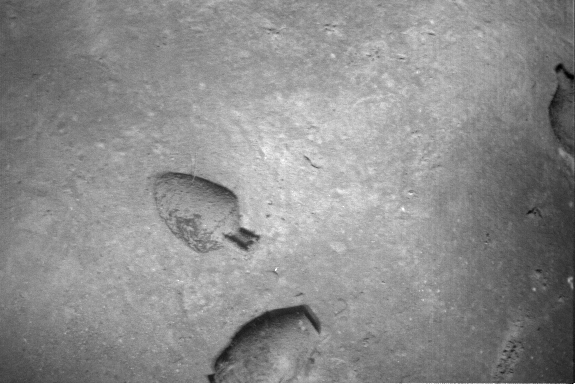
#> input picture Image Registration and Odometry in Underwater/Images/6Images/1.tif, 576 x 384 px, found by its file name; its folder holds only this picture in this run
$ jupyter execute HW3_6images.ipynb
#> lines starting #> are read from the running program, lines starting #| are printed output that depends on the picture; after the words box and inside, x2 and y2 are one past the last pixel; in counts of white or black regions, pixels touching at a corner belong together
[cell 1]
import os
import cv2
import numpy as np
import matplotlib.pyplot as plt

# Folder containing image pairs
# image_folder = 'E:/AFR/HW#3/6Images'
image_folder = 'Images/6Images'

# Get a list of image files in the folder
image_files = [f for f in os.listdir(image_folder) if f.lower().endswith(('.png', '.jpg', '.tif', '.bmp'))]

# Sort the image files to ensure they are in the correct order
image_files.sort()  # Sort the image files

# Initialize an empty list to store the loaded and normalized images
images = []

# Initialize CLAHE (Contrast Limited Adaptive Histogram Equalization)
# Increase cliplimit helps in panorama (default is 2)
clahe = cv2.createCLAHE(clipLimit=2.0, tileGridSize=(8, 8))  # Adjust parameters as needed

# Load and enhance each image file individually
for img_file in image_files:
    img_path = os.path.join(image_folder, img_file)
    image = cv2.imread(img_path)
#> image is the input picture: shape (384, 576, 3); min 0, max 255, mean 140.8

    # Apply CLAHE for local contrast enhancement
    lab_image = cv2.cvtColor(image, cv2.COLOR_BGR2LAB)
#> lab_image: shape (384, 576, 3); mean of channels 0, 1, 2 148.6, 128, 128
    l_channel, a_channel, b_channel = cv2.split(lab_image)
#> a_channel: shape (384, 576); every value is 128
    l_channel = clahe.apply(l_channel)
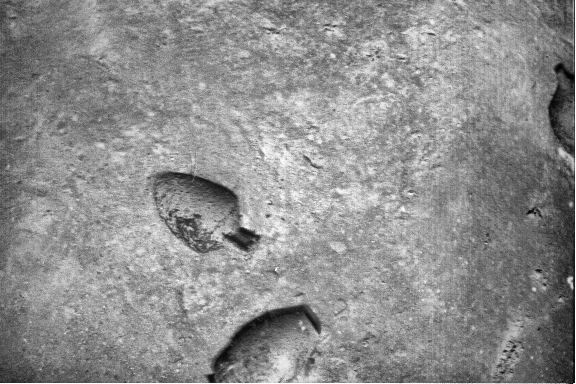
#> l_channel: shape (384, 576); min 1, max 255, mean 142.5
    enhanced_lab_image = cv2.merge((l_channel, a_channel, b_channel))
#> enhanced_lab_image: shape (384, 576, 3); mean of channels 0, 1, 2 142.5, 128, 128
    enhanced_image = cv2.cvtColor(enhanced_lab_image, cv2.COLOR_LAB2BGR)

    images.append(enhanced_image)

# Initialize empty canvases for the left panorama
height, width, _ = images[0].shape
#> height = 384; width = 576
panorama_size = (width * 2, height * len(images))
#> panorama_size = (1152, 384)

# Initialize blank canvas for the final panorama
stitched_panorama = np.zeros((panorama_size[1], panorama_size[0], 3), np.uint8)

# Initialize lists to store keypoints and descriptors for each image
keypoints_list = []
descriptors_list = []

# Create a SIFT detector
sift = cv2.SIFT_create(nfeatures=4000, nOctaveLayers=12, contrastThreshold=0.025, sigma=1.5)

# Initialize an identity matrix as the cumulative homography matrix
cumulative_homography = np.eye(3)

# Initialize translation matrix
translation = np.array([[1, 0, panorama_size[0] / 2], [0, 1, panorama_size[1] / 2], [0, 0, 1]])
#> translation = [[1, 0, 576], [0, 1, 192], [0, 0, 1]]

# Initialize updated homographies list
updated_homographies = []

# Create masks for each image
masks = []
for image in images:
    mask = np.zeros_like(image, dtype=np.uint8)
    mask[image.sum(axis=2) > 0] = 255
    masks.append(mask)
#> this loop made 1 pass
#> mask: shape (384, 576, 3); every value is 255
#> after the loop, masks = 1 item

# Detect keypoints and compute descriptors for each image
for image in images:
    # Detect keypoints and compute descriptors
    keypoints, descriptors = sift.detectAndCompute(image, None)

    # Append keypoints and descriptors to the lists
    keypoints_list.append(keypoints)
    descriptors_list.append(descriptors)
#> after the loop, descriptors_list = 1 item; keypoints_list = 1 item

# Iterate through the remaining images to stitch them together
for i in range(len(images) - 1):
    # Match descriptors between the current image and the base image
    bf = cv2.BFMatcher()
    matches = bf.knnMatch(descriptors_list[i], descriptors_list[i + 1], k=2)

    # Apply ratio test to select good matches
    good_matches = []
    for m, n in matches:
        if m.distance < 0.7 * n.distance:
            good_matches.append(m)

    # Check if there are enough good matches to calculate the homography
    if len(good_matches) < 4:
        print(f"Image {i + 1} - Not enough good matches for homography.")
        continue

    # Calculate the homography matrix
    dst_pts = np.float32([keypoints_list[i][m.queryIdx].pt for m in good_matches]).reshape(-1, 1, 2)
    src_pts = np.float32([keypoints_list[i + 1][m.trainIdx].pt for m in good_matches]).reshape(-1, 1, 2)
    homography, mask = cv2.findHomography(src_pts, dst_pts, cv2.RANSAC, 5)

    inliers = mask.ravel().tolist()

     # Visualize matches before RANSAC
    before_ransac = cv2.drawMatches(images[i], keypoints_list[i], images[i + 1], keypoints_list[i + 1], good_matches, outImg=None)

    # Visualize matches after RANSAC (inliers)
    after_ransac = cv2.drawMatches(images[i], keypoints_list[i], images[i + 1], keypoints_list[i + 1], good_matches, outImg=None, matchesMask=inliers)

    # Create subplots
    plt.figure(figsize=(16, 6))

    plt.subplot(1, 2, 1)
    plt.title(f'Matches between Image {i + 1} and Image {i + 2} (Before RANSAC)')
    plt.text(10, 20, f'Number of Matches: {len(good_matches)}', color='yellow', fontsize=12)
    plt.imshow(cv2.cvtColor(before_ransac, cv2.COLOR_BGR2RGB))

    plt.subplot(1, 2, 2)
    plt.title(f'Matches between Image {i + 1} and Image {i + 2} (After RANSAC)')
    plt.text(10, 20, f'Number of Inliers: {(np.sum(inliers))}', color='yellow', fontsize=12)
    plt.imshow(cv2.cvtColor(after_ransac, cv2.COLOR_BGR2RGB))

    plt.show()

    # Update the cumulative homography matrix
    cumulative_homography = np.dot(cumulative_homography, homography)

    # Update the translation matrix
    updated_homography = np.dot(translation, cumulative_homography)
    updated_homographies.append(updated_homography)

   # Warp the current image using the updated homography
    temp = cv2.warpPerspective(images[i+1], updated_homography, panorama_size)

    # Blend the images using the masks
    stitched_panorama = cv2.addWeighted(stitched_panorama, 0.9, temp, 0.35, 0)
#> this loop made 0 passes
#> stitched_panorama: shape (384, 1152, 3); every value is 0
#> after the loop, updated_homographies = []


# Calculate the translation for the last image
last_image_translation = np.array([[1, 0, cumulative_homography[0, 2] -150 + panorama_size[0] / 2], [0, 1, cumulative_homography[1, 2] + panorama_size[1] / 2], [0, 0, 1]])
#> last_image_translation = [[1, 0, 426], [0, 1, 192], [0, 0, 1]]

# Warp the last image using the updated translation matrix
last_image = cv2.warpPerspective(images[-1], last_image_translation, panorama_size)
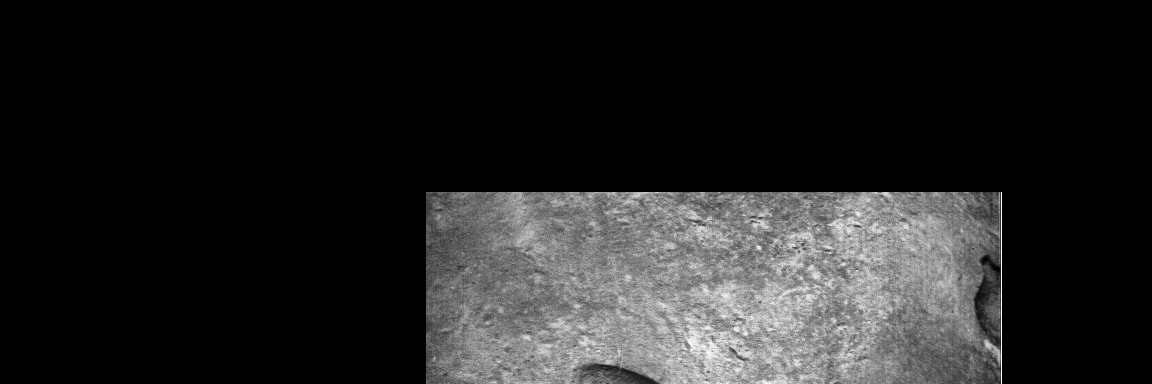
#> last_image: shape (384, 1152, 3); mean of channels 0, 1, 2 34.3, 34.3, 34.3; drawn as B, G, R

stitched_panorama = cv2.addWeighted(stitched_panorama, 0.9, last_image, 0.35, 0)
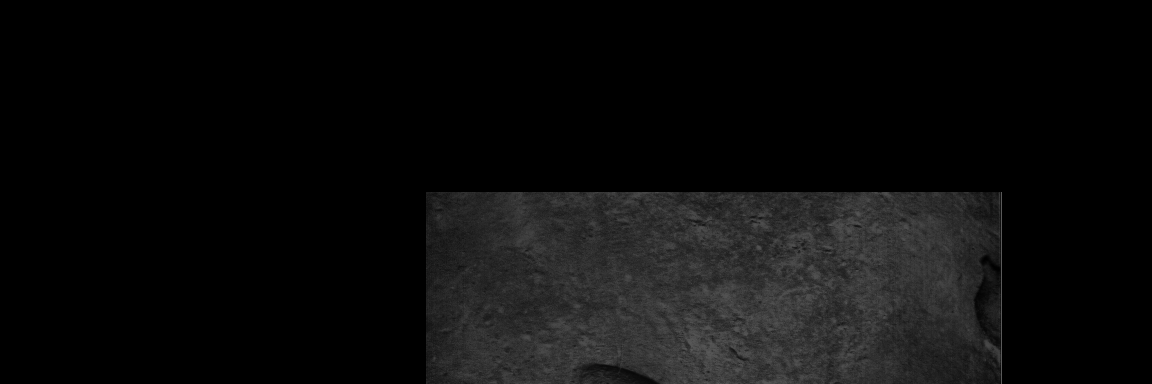
#> stitched_panorama: shape (384, 1152, 3); mean B, G, R 12, 12, 12

# Finding appropriate bounding box
yy, xx = np.where(stitched_panorama.sum(axis=2) > 0)
x_min, x_max = np.min(xx), np.max(xx)
#> x_min = 426; x_max = 1001
y_min, y_max = np.min(yy), np.max(yy)
#> y_min = 192; y_max = 383

# Crop the panorama to the bounding box region
stitched_panorama = stitched_panorama[y_min:y_max, x_min:x_max]
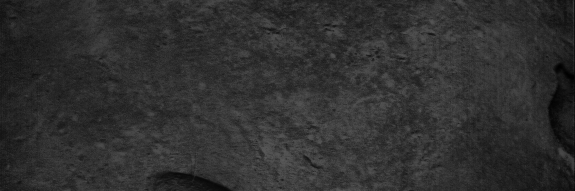
#> stitched_panorama: shape (191, 575, 3); mean B, G, R 48, 48, 48

# Display the final panorama
plt.figure(figsize=(6, 6))
plt.title('Final Panorama')
plt.imshow(cv2.cvtColor(stitched_panorama, cv2.COLOR_BGR2RGB))
plt.show()

$ run again, on Image Registration and Odometry in Underwater/Images/6Images/5.tif
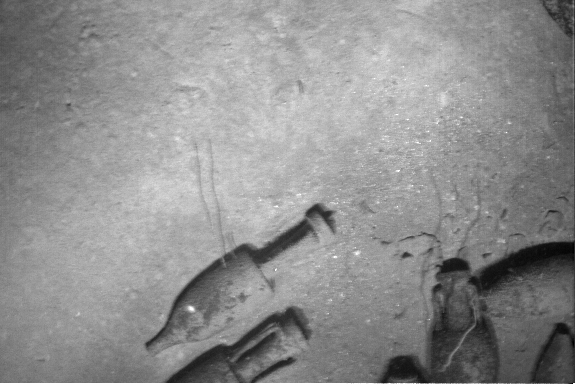
#> input picture Image Registration and Odometry in Underwater/Images/6Images/5.tif, 576 x 384 px, found by its file name
#> image is the input picture: shape (384, 576, 3); min 0, max 255, mean 142
#> lab_image: shape (384, 576, 3); mean of channels 0, 1, 2 149.5, 128, 128
#> a_channel: shape (384, 576); every value is 128
#> enhanced_lab_image: shape (384, 576, 3); mean of channels 0, 1, 2 146.9, 128, 128
#> panorama_size = (1152, 384)
#> translation = [[1, 0, 576], [0, 1, 192], [0, 0, 1]]
#> the loop `for image in images:` made 1 pass
#> after the loop `for image in images:`:
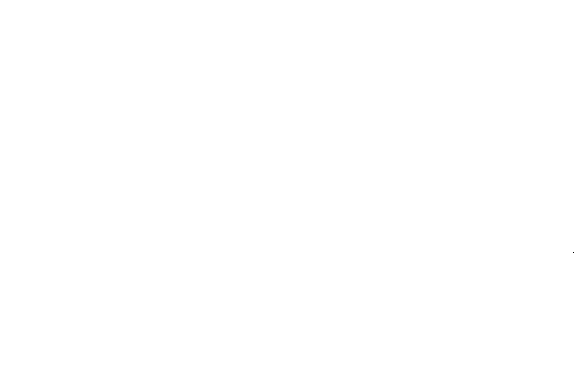
#> mask: shape (384, 576, 3); 100% white; black in thin lines or dots, all inside (x1, y1, x2, y2) = (573, 252, 574, 253)
#> after the loop `for image in images:`: masks = 1 item
#> after the loop `for i in range(len(images) - 1):`: updated_homographies = []
#> last_image_translation = [[1, 0, 426], [0, 1, 192], [0, 0, 1]]
#> x_min = 426; x_max = 1001
#> y_min = 192; y_max = 383
#> `stitched_panorama = stitched_panorama[y_min:y_max, x_min:x_max]`:
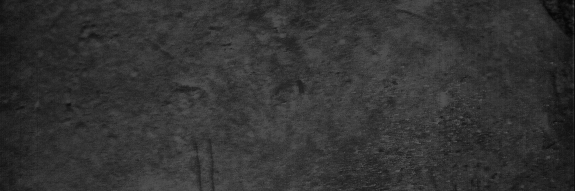
#> stitched_panorama: shape (191, 575, 3); mean B, G, R 51.1, 51.1, 51.1

$ run again, on Image Registration and Odometry in Underwater/Images/6Images/6.tif
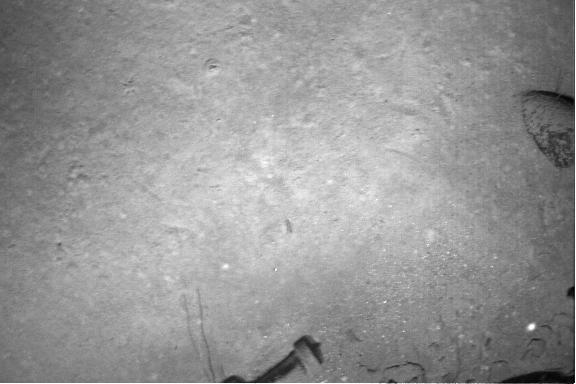
#> input picture Image Registration and Odometry in Underwater/Images/6Images/6.tif, 576 x 384 px, found by its file name
#> image is the input picture: shape (384, 576, 3); min 0, max 255, mean 149.7
#> lab_image: shape (384, 576, 3); mean of channels 0, 1, 2 157.4, 128, 128
#> a_channel: shape (384, 576); every value is 128
#> enhanced_lab_image: shape (384, 576, 3); mean of channels 0, 1, 2 149.4, 128, 128
#> panorama_size = (1152, 384)
#> translation = [[1, 0, 576], [0, 1, 192], [0, 0, 1]]
#> the loop `for image in images:` made 1 pass
#> after the loop `for image in images:`: masks = 1 item
#> after the loop `for i in range(len(images) - 1):`: updated_homographies = []
#> last_image_translation = [[1, 0, 426], [0, 1, 192], [0, 0, 1]]
#> `stitched_panorama = cv2.addWeighted(stitched_panorama, 0.9, last_image..`:
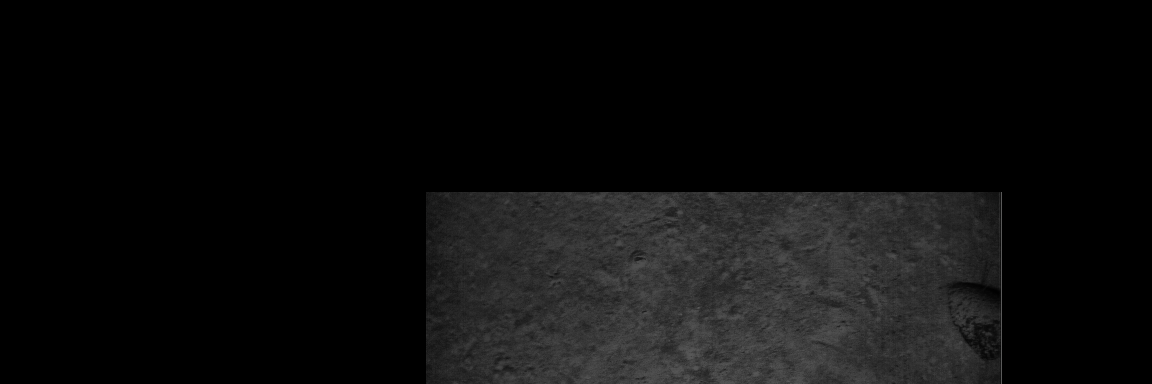
#> stitched_panorama: shape (384, 1152, 3); mean B, G, R 12.4, 12.5, 12.5
#> x_min = 426; x_max = 1001
#> y_min = 192; y_max = 383
#> `stitched_panorama = stitched_panorama[y_min:y_max, x_min:x_max]`:
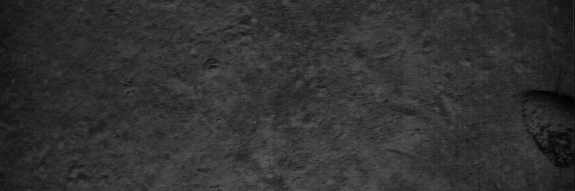
#> stitched_panorama: shape (191, 575, 3); mean B, G, R 49.7, 49.7, 49.7

$ run again, on Image Registration and Odometry in Underwater/Images/6Images/2.tif
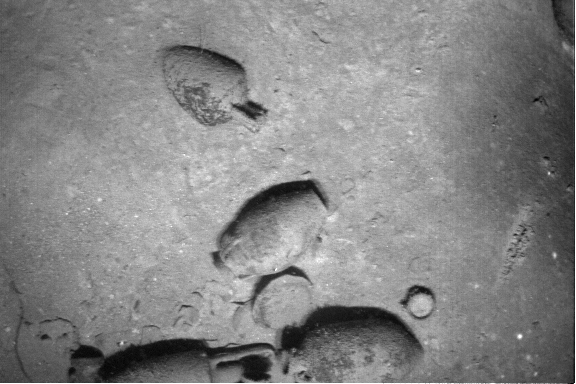
#> input picture Image Registration and Odometry in Underwater/Images/6Images/2.tif, 576 x 384 px, found by its file name
#> image is the input picture: shape (384, 576, 3); min 0, max 255, mean 132.6
#> lab_image: shape (384, 576, 3); mean of channels 0, 1, 2 140.1, 128, 128
#> a_channel: shape (384, 576); every value is 128
#> enhanced_lab_image: shape (384, 576, 3); mean of channels 0, 1, 2 138.5, 128, 128
#> panorama_size = (1152, 384)
#> translation = [[1, 0, 576], [0, 1, 192], [0, 0, 1]]
#> the loop `for image in images:` made 1 pass
#> after the loop `for image in images:`: masks = 1 item
#> after the loop `for i in range(len(images) - 1):`: updated_homographies = []
#> last_image_translation = [[1, 0, 426], [0, 1, 192], [0, 0, 1]]
#> `stitched_panorama = cv2.addWeighted(stitched_panorama, 0.9, last_image..`:
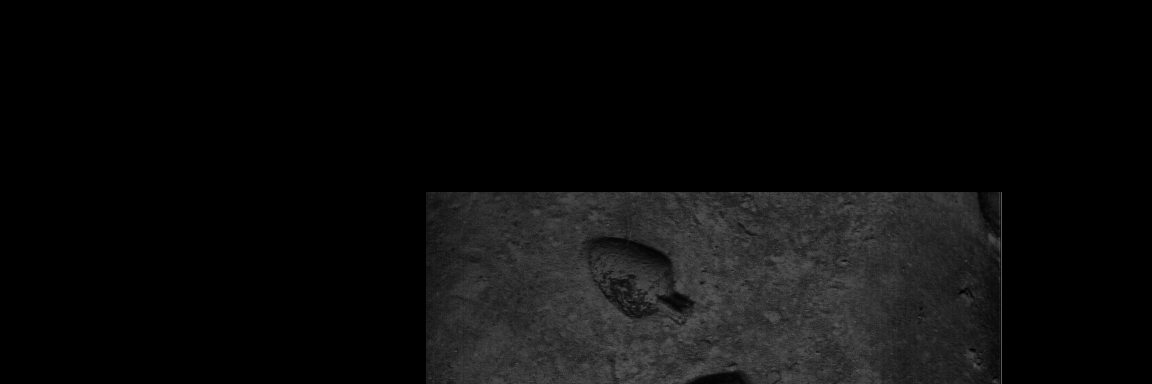
#> stitched_panorama: shape (384, 1152, 3); mean B, G, R 11.8, 11.8, 11.8
#> x_min = 426; x_max = 1001
#> y_min = 192; y_max = 383
#> `stitched_panorama = stitched_panorama[y_min:y_max, x_min:x_max]`:
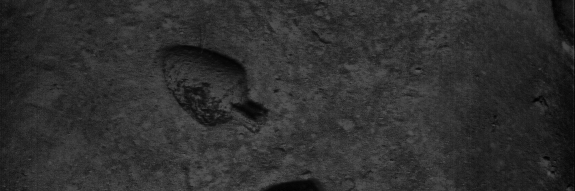
#> stitched_panorama: shape (191, 575, 3); mean B, G, R 47.1, 47.1, 47.1

$ run again, on Image Registration and Odometry in Underwater/Images/6Images/3.tif
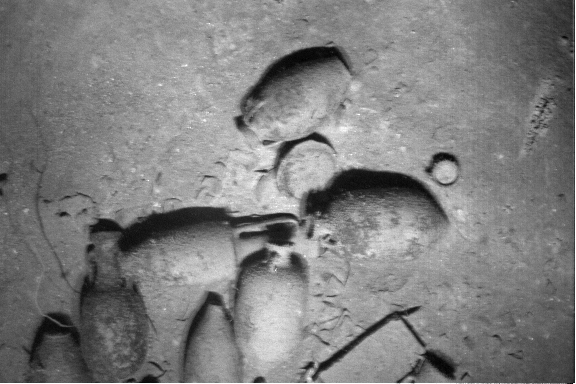
#> input picture Image Registration and Odometry in Underwater/Images/6Images/3.tif, 576 x 384 px, found by its file name
#> image is the input picture: shape (384, 576, 3); min 0, max 255, mean 126.9
#> lab_image: shape (384, 576, 3); mean of channels 0, 1, 2 134.2, 128, 128
#> a_channel: shape (384, 576); every value is 128
#> enhanced_lab_image: shape (384, 576, 3); mean of channels 0, 1, 2 134.7, 128, 128
#> panorama_size = (1152, 384)
#> translation = [[1, 0, 576], [0, 1, 192], [0, 0, 1]]
#> the loop `for image in images:` made 1 pass
#> after the loop `for image in images:`: masks = 1 item
#> after the loop `for i in range(len(images) - 1):`: updated_homographies = []
#> last_image_translation = [[1, 0, 426], [0, 1, 192], [0, 0, 1]]
#> x_min = 426; x_max = 1001
#> y_min = 192; y_max = 383
#> `stitched_panorama = stitched_panorama[y_min:y_max, x_min:x_max]`:
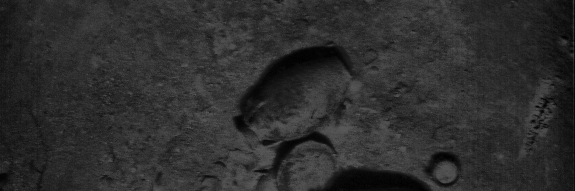
#> stitched_panorama: shape (191, 575, 3); mean B, G, R 45.8, 45.8, 45.8
